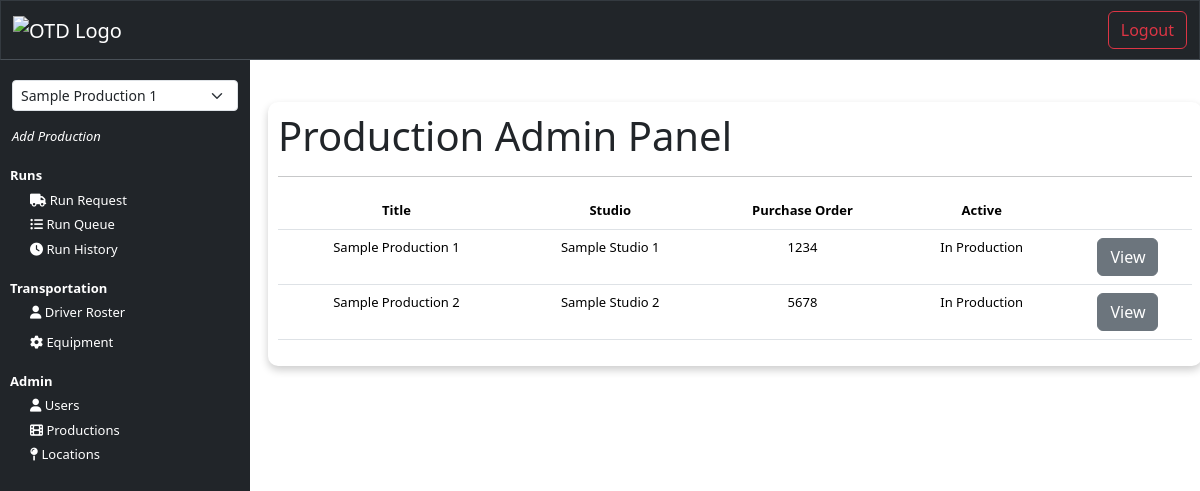
/production_admin (signed in), run on an earlier commit of the app's database.
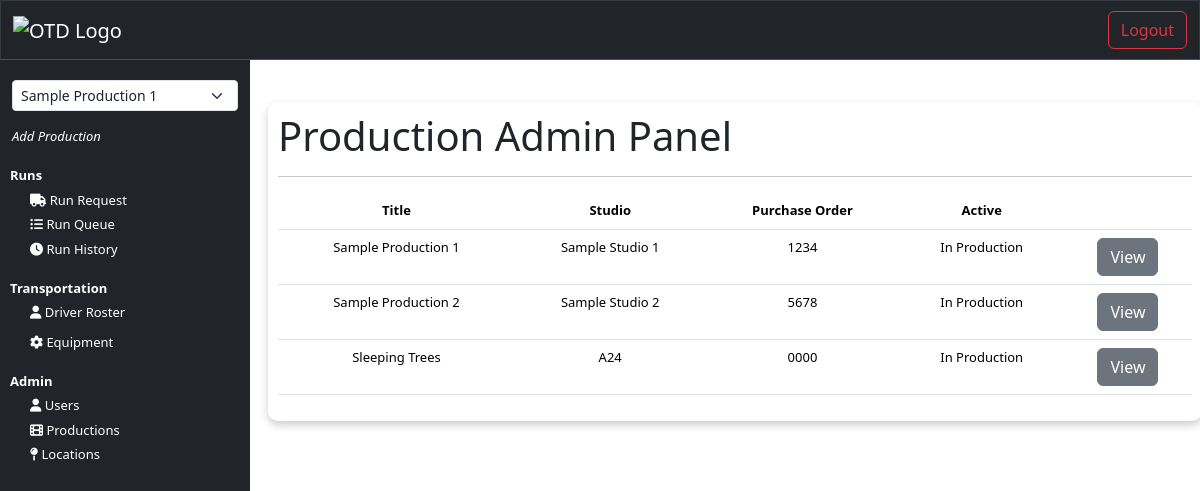
And on a later commit of the database.
### core/models.py (models this page shows, shortened)
class Production(models.Model):
    create_date = models.DateField(auto_now_add=True)
    code = models.CharField(max_length=6, unique=True, null=True, blank=True)  # Add this field for the 6-digit code
    production_title = models.CharField(max_length=150, null=True)
    production_studio = models.CharField(max_length=150, null=True)
    production_email = models.EmailField(_('email address'), null=True)
    purchase_order = models.CharField(max_length=10, null=True)
    coordinator_name = models.CharField(max_length=150, null=True)
    coordinator_email = models.EmailField(_('email address'), null=True)
    captain_name = models.CharField(max_length=150, null=True)
    captain_email = models.EmailField(_('email address'), null=True)
    production_notes = models.TextField(max_length=2000, null=True)
    is_active = models.BooleanField(default=True)

### interface/views.py (the view)
# urls.py: path('production_admin', views.production_admin, name="production_admin"),
@login_required(login_url=login)
def production_admin(request):
    productions = Production.objects.all()
    user = get_object_or_404(NewUser, id=request.user.id)
    user_productions = user.productions.filter(is_active=True)
    context = {
        'productions': productions,
        'user_productions': user_productions,
    }
    return render(request, 'interface/production_admin.html', context = context)

### interface/templates/interface/production_admin.html
{% extends 'interface/layout.html' %}
{% load crispy_forms_tags %}
{% block content %}
    <main>
        <br>
        <div class="container card-body">
            <h1>Production Admin Panel</h1>
            <hr>
            <div class="table-responsive">
                <table class="table">
                    <thead>
                        <tr>
                            <th scope="col">Title</th>
                            <th scope="col">Studio</th>
                            <th scope="col" class="hidden-column">Purchase Order</th>
                            <th scope="col">Active</th>
                            <th scope="col"></th>
                        </tr>
                    </thead>
                    <tbody>
                        {% for production in productions %}
                            <tr>
                                <td>{{ production.production_title }}</td>
                                <td >{{ production.production_studio }}</td>
                                <td class="hidden-column">{{ production.purchase_order }}</td>
                                <td>
                                    {% if production.is_active %}
                                        In Production
                                    {% else %}
                                        Wrapped
                                    {% endif %}
                                </td>
                                <td>
                                    <button class="btn btn-secondary">View</button>
                                </td>
                            </tr>
                        {% endfor %}
                    </tbody>
                </table>
            </div>
        </div>
    </main>
{% endblock %}

What changed in the data, as far as the page shows it:
added Production: production_title "Sleeping Trees", production_studio "A24", purchase_order "0000", is_active "In Production"
